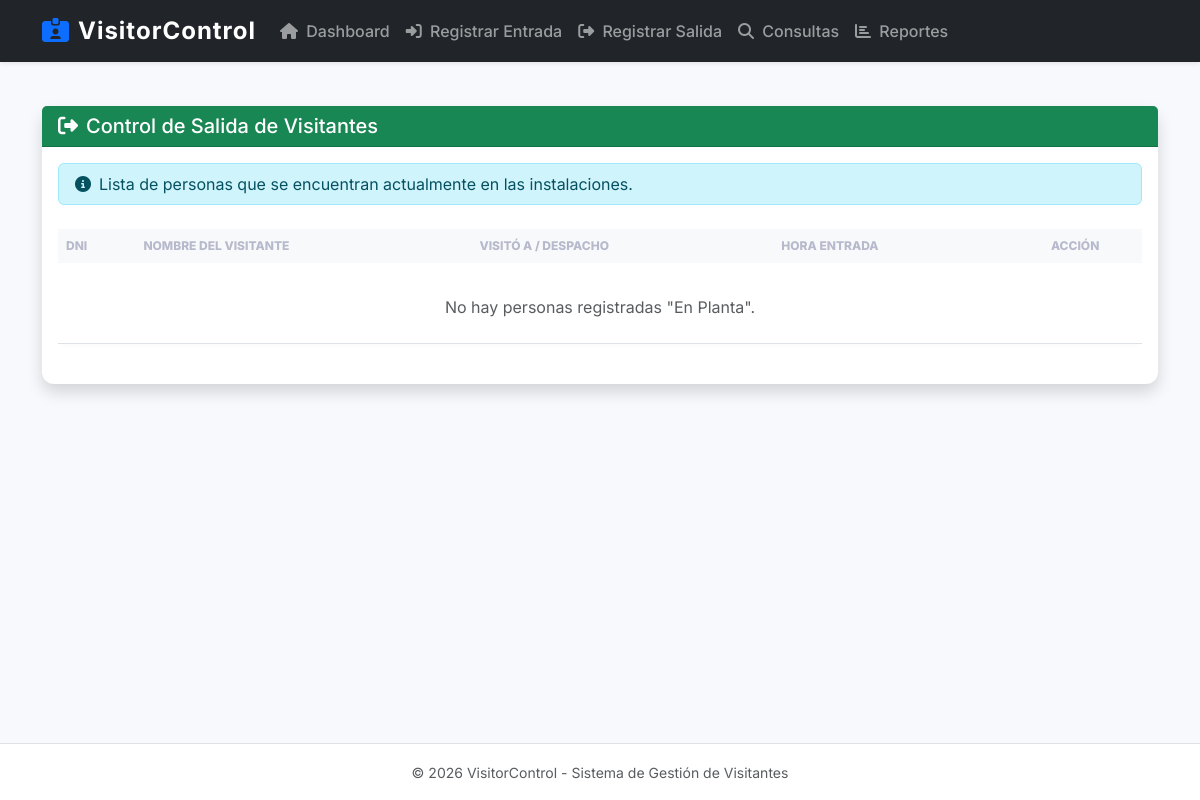
The page /modulos/registro_salida.php on the database as committed earlier.
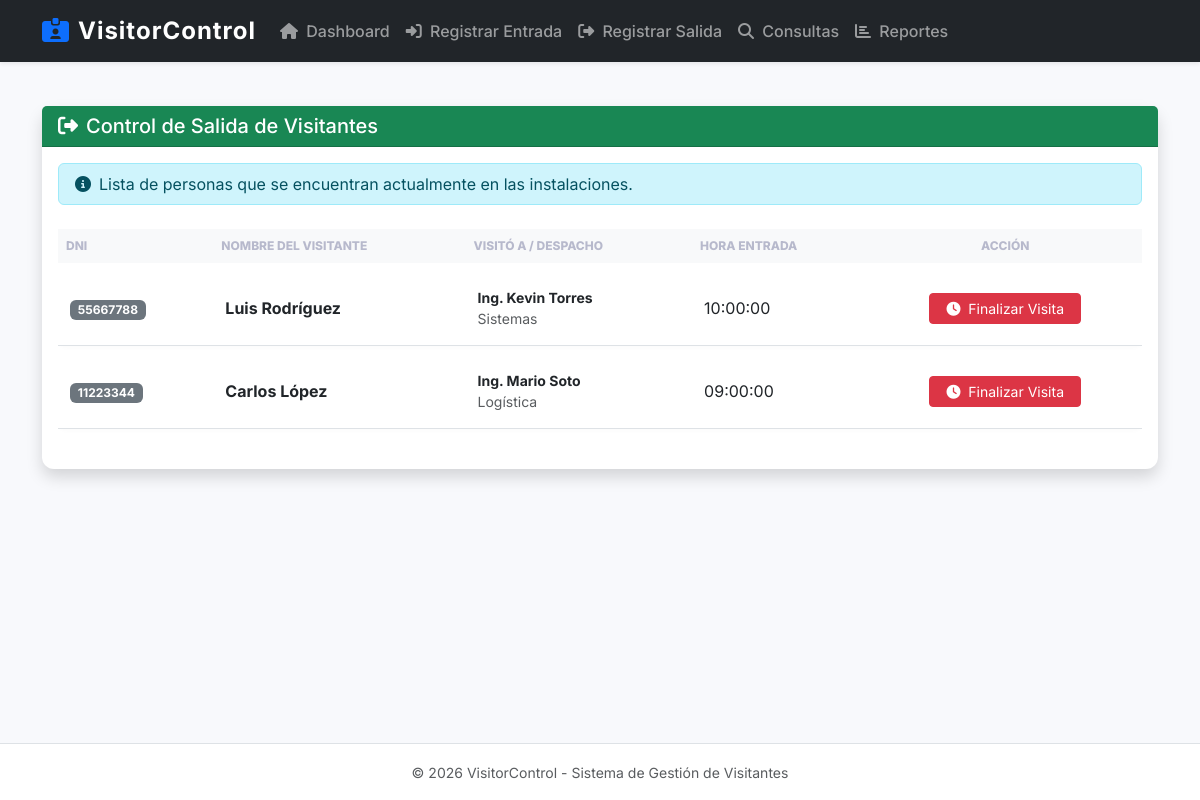
The same page on the database as committed later.
### tables this page shows
CREATE TABLE IF NOT EXISTS visita (
    id_visita INT AUTO_INCREMENT PRIMARY KEY,
    id_persona INT NOT NULL,
    id_despacho INT NOT NULL,
    id_funcionario INT NOT NULL,
    fecha DATE NOT NULL,
    hora_entrada TIME NOT NULL,
    hora_salida TIME DEFAULT NULL,
    tiempo_permanencia VARCHAR(50) DEFAULT NULL,
    FOREIGN KEY (id_persona) REFERENCES persona(id_persona),
    FOREIGN KEY (id_despacho) REFERENCES despacho(id_despacho),
    FOREIGN KEY (id_funcionario) REFERENCES funcionario(id_funcionario)
);

CREATE TABLE IF NOT EXISTS persona (
    id_persona INT AUTO_INCREMENT PRIMARY KEY,
    nombre VARCHAR(100) NOT NULL,
    dni VARCHAR(20) NOT NULL UNIQUE
);

CREATE TABLE IF NOT EXISTS funcionario (
    id_funcionario INT AUTO_INCREMENT PRIMARY KEY,
    id_despacho INT NOT NULL,
    nombre VARCHAR(100) NOT NULL,
    cargo VARCHAR(100),
    FOREIGN KEY (id_despacho) REFERENCES despacho(id_despacho)
);

CREATE TABLE IF NOT EXISTS despacho (
    id_despacho INT AUTO_INCREMENT PRIMARY KEY,
    nombre VARCHAR(100) NOT NULL
);

### modulos/registro_salida.php (the view, shortened to what this page needs)
<?php
require_once "../config/conexion.php";
include_once "../includes/header.php";
include_once "../includes/navbar.php";
$sql_dentro = "SELECT v.*, p.nombre, p.dni, d.nombre as despacho, f.nombre as funcionario
               FROM visita v
               JOIN persona p ON v.id_persona = p.id_persona
               JOIN despacho d ON v.id_despacho = d.id_despacho
               JOIN funcionario f ON v.id_funcionario = f.id_funcionario
               WHERE v.hora_salida IS NULL
               ORDER BY v.hora_entrada DESC";
$res_dentro = mysqli_query($conexion, $sql_dentro);
?>
<div class="container container-main fade-in">
    <div class="row">
        <div class="col-12">
            <div class="card shadow">
                <div class="card-header bg-success text-white">
                    <h5 class="mb-0"><i class="fas fa-sign-out-alt me-2"></i>Control de Salida de Visitantes</h5>
                </div>
                <div class="card-body">
                    <div class="alert alert-info py-2">
                        <i class="fas fa-info-circle me-2"></i>Lista de personas que se encuentran actualmente en las instalaciones.
                    </div>
                    <div class="table-responsive">
                        <table class="table table-hover align-middle">
                            <thead class="table-light">
                                <tr>
                                    <th>DNI</th>
                                    <th>Nombre del Visitante</th>
                                    <th>Visitó a / Despacho</th>
                                    <th>Hora Entrada</th>
                                    <th class="text-center">Acción</th>
                                </tr>
                            </thead>
                            <tbody>
                                <?php if (mysqli_num_rows($res_dentro) > 0): ?>
                                    <?php while($row = mysqli_fetch_assoc($res_dentro)): ?>
                                        <tr>
                                            <td><span class="badge bg-secondary"><?php echo $row['dni']; ?></span></td>
                                            <td class="fw-bold"><?php echo $row['nombre']; ?></td>
                                            <td>
                                                <div class="small fw-bold"><?php echo $row['funcionario']; ?></div>
                                                <div class="small text-muted"><?php echo $row['despacho']; ?></div>
                                            </td>
                                            <td><?php echo $row['hora_entrada']; ?></td>
                                            <td class="text-center">
                                                <a href="?finalizar=<?php echo $row['id_visita']; ?>"
                                                   class="btn btn-danger btn-sm px-3"
                                                   onclick="return confirm('¿Registrar la salida de este visitante?')">
                                                   <i class="fas fa-clock me-1"></i> Finalizar Visita
                                                </a>
                                            </td>
                                        </tr>
                                    <?php endwhile; ?>
                                <?php else: ?>
                                    <tr>
                                        <td colspan="5" class="text-center py-4 text-muted">No hay personas registradas "En Planta".</td>
                                    </tr>
                                <?php endif; ?>
                            </tbody>
                        </table>
                    </div>
                </div>
            </div>
        </div>
    </div>
</div>
<?php include_once "../includes/footer.php"; ?>

### includes/header.php (shortened to what this page needs)
<!DOCTYPE html>
<html lang="es">
<head>
    <link href="https://cdn.jsdelivr.net/npm/bootstrap@5.3.0/dist/css/bootstrap.min.css" rel="stylesheet">
    <link rel="stylesheet" href="https://cdnjs.cloudflare.com/ajax/libs/font-awesome/6.4.0/css/all.min.css">
    <link rel="stylesheet" href="<?php echo BASE_URL; ?>assets/css/style.css">
</head>
<body>

### includes/navbar.php (shortened to what this page needs)
<nav class="navbar navbar-expand-lg navbar-dark bg-dark mb-4 shadow-sm">
    <div class="container container-navbar">
        <a class="navbar-brand fw-bold" href="<?php echo BASE_URL; ?>dashboard.php">
            <i class="fas fa-id-card-clip me-2 text-primary"></i>VisitorControl
        </a>
        <div class="collapse navbar-collapse" id="navbarNav">
            <ul class="navbar-nav me-auto">
                <li class="nav-item">
                    <a class="nav-link" href="<?php echo BASE_URL; ?>dashboard.php">
                        <i class="fas fa-home me-1"></i> Dashboard
                    </a>
                </li>
                <li class="nav-item">
                    <a class="nav-link" href="<?php echo BASE_URL; ?>modulos/registro_entrada.php">
                        <i class="fas fa-sign-in-alt me-1"></i> Registrar Entrada
                    </a>
                </li>
                <li class="nav-item">
                    <a class="nav-link" href="<?php echo BASE_URL; ?>modulos/registro_salida.php">
                        <i class="fas fa-sign-out-alt me-1"></i> Registrar Salida
                    </a>
                </li>
                <li class="nav-item">
                    <a class="nav-link" href="<?php echo BASE_URL; ?>modulos/consultas.php">
                        <i class="fas fa-search me-1"></i> Consultas
                    </a>
                </li>
                <li class="nav-item">
                    <a class="nav-link" href="<?php echo BASE_URL; ?>modulos/reportes.php">
                        <i class="fas fa-chart-bar me-1"></i> Reportes
                    </a>
                </li>
            </ul>
        </div>
    </div>
</nav>

### includes/footer.php (shortened to what this page needs)
    <footer class="footer mt-auto py-3 bg-light border-top">
        <div class="container text-center">
            <span class="text-muted small">&copy; <?php echo date("Y"); ?> VisitorControl - Sistema de Gestión de Visitantes</span>
        </div>
    </footer>
</body>
</html>

### assets/css/style.css (style rules this page uses)
:root { --primary: #4e73df; --success: #1cc88a; --info: #36b9cc; --warning: #f6c23e; --danger: #e74a3b; --secondary: #858796; --dark: #5a5c69; }
body { font-family: 'Inter', sans-serif; background-color: #f8f9fc; color: #5a5c69; display: flex; flex-direction: column; min-height: 100vh; }
.container-main { flex: 1; padding-top: 20px; padding-bottom: 40px; }
.navbar-brand { font-size: 1.5rem; letter-spacing: 1px; }
.nav-link { font-weight: 500; transition: color 0.3s; }
.card { border: none; border-radius: 0.75rem; transition: transform 0.2s ease, box-shadow 0.2s ease; }
.fade-in { animation: fadeIn 0.5s ease-in; }
.table { border-collapse: separate; border-spacing: 0 8px; }
.table thead th { border-bottom: none; text-transform: uppercase; font-size: 0.75rem; color: #b7b9cc; font-weight: 800; }
.table tbody tr { background-color: #fff; box-shadow: 0 2px 4px rgba(0,0,0,0.02); border-radius: 8px; }
.table tbody td { border-top: none; padding: 1rem 0.75rem; }
.footer { background: #fff !important; }

Rows that differ between the two databases and show on the page:
now on this page (row edited): visita: id_persona.dni "55667788", id_persona.nombre "Luis Rodríguez", id_funcionario.nombre "Ing. Kevin Torres", id_despacho.nombre "Sistemas", hora_entrada "10:00:00"
now on this page (row edited): visita: id_persona.dni "11223344", id_persona.nombre "Carlos López", id_funcionario.nombre "Ing. Mario Soto", id_despacho.nombre "Logística", hora_entrada "09:00:00"
Other text that changed with them:
text no longer shown: "No hay personas registradas \"En Planta\"."
